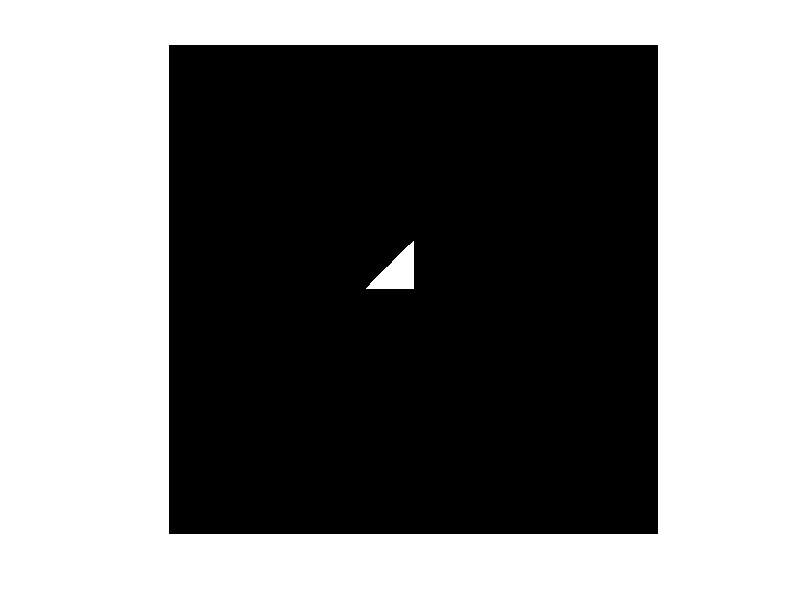

MATLAB code for this plot:
A=zeros(1000,1000);
cx=500;
cy=500;
rad=100;
for i= 1:500
    for j=1:500 
    if abs(cx-i)+abs(cy-j)<=rad
    A(i,j)=1;
    end
    end
end
imshow(A);